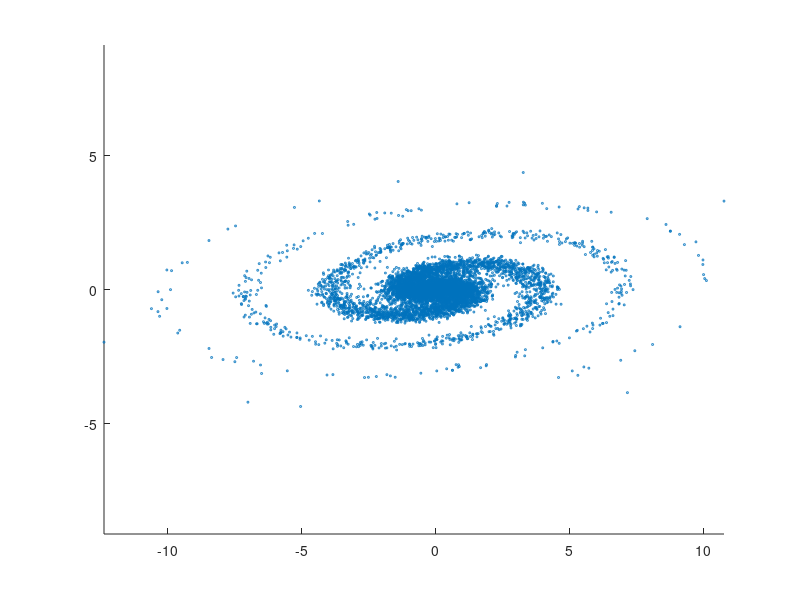

Write MATLAB code to recreate this figure.
clc;
clear;
close all;

%create galaxy
galaxy = (rand(10000,3)+rand(10000,3)+rand(10000,3)+rand(10000,3)-2)*0.5;
ball(:,1) = galaxy(:,1)*2;
ball(:,2) = galaxy(:,2)*4;
distance = sum(ball.*ball,2);
angle = atan2(ball(:,1),ball(:,2))+distance;
galaxy(:,1) = distance.*sin(angle);
galaxy(:,2) = distance.*cos(angle);

%do rotation
r1 = 0.6;
r2 = 0.3;
matrix1 = [cos(r1),0,sin(r1);0,1,0;-sin(r1),0,cos(r1)];
matrix2 = [1,0,0;0,cos(r2),sin(r2);0,-sin(r2),cos(r2)];
galaxy = galaxy*matrix1*matrix2;

% use pcshow if you are using new versions of matlab.
% pcshow([galaxy(:,1),galaxy(:,2),galaxy(:,3)]);
% showPointCloud([galaxy(:,1),galaxy(:,2),galaxy(:,3)]);

%--------TODO--------
%Do a PCA and plot the top view (a round disk) of the galaxy
[u, w, v] = svd(galaxy);
[~, i] = min(max(w));
w(i, i) = 0;
w(1: 3, :)
galaxy = u * w * v;
galaxy = galaxy * v;

figure()
scatter(galaxy(:, 1), galaxy(:, 2), 2);
axis equal
